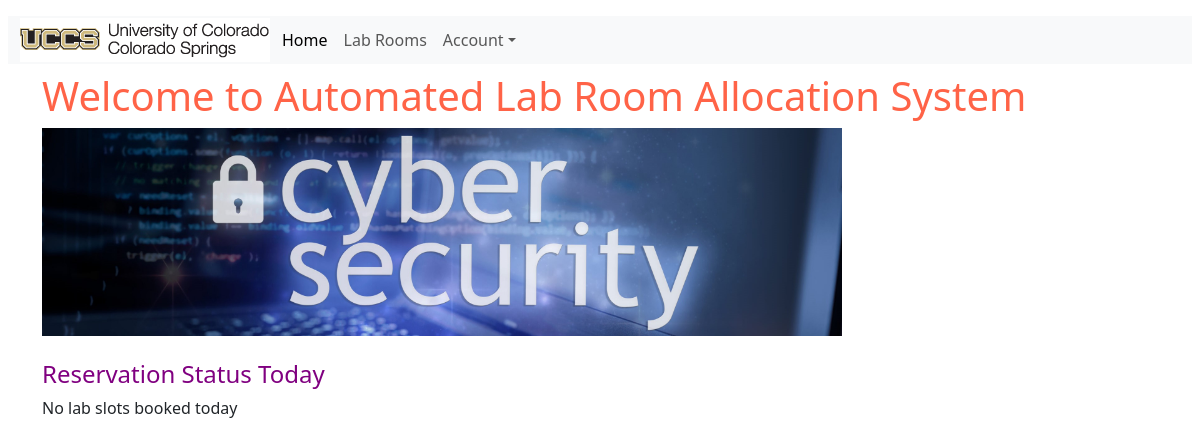
The app's page /, older data.
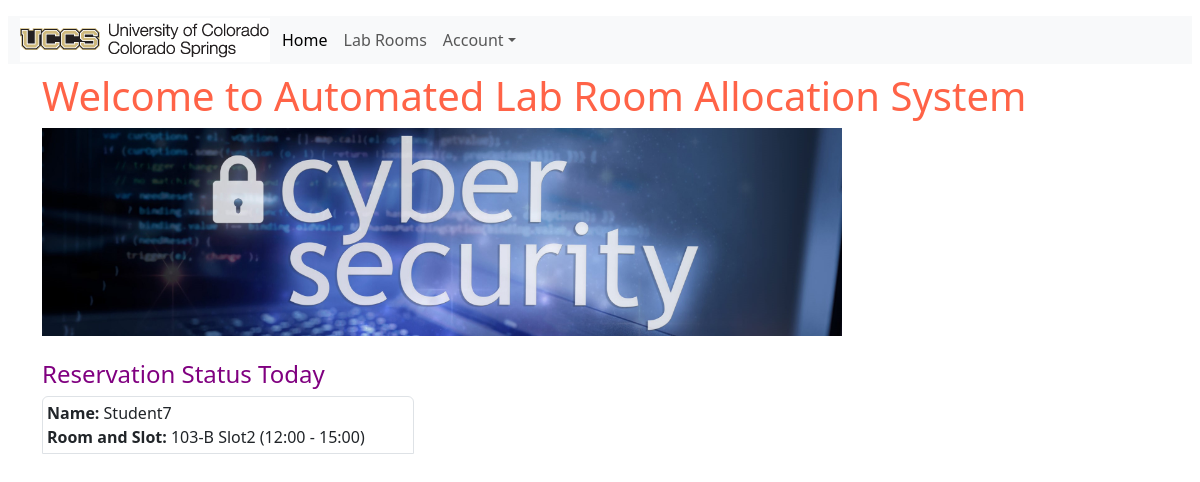
The same page, newer data.
### alras_application/models.py (models this page shows, shortened)
class Student(models.Model):
    MAJOR = (
        ('PhD-CS', 'PhD in Computer Science'),
        ('PhD-Sec', 'PhD in Security'),
        ('MS-CS', 'MS in Computer Science'),
        ('MS-Sec', 'MS in Security'),
    )
    user = models.ForeignKey(User, null=True, on_delete=models.CASCADE)
    name = models.CharField(max_length=200)
    email = models.CharField("UCCS Email", max_length=200)
    major = models.CharField(max_length=200, choices= MAJOR)
    slot = models.ForeignKey(LabRoom, on_delete=models.CASCADE, null=True, blank=True)
    date = models.DateField(null=True,blank=True)
    purpose = models.CharField(max_length=200,null=True)
    class Meta:
        unique_together = ['slot', 'date']

class LabRoom(models.Model):
    ROOMS = (
        ('101-A', 'Room 101-A'),
        ('102-A', 'Room 102-A'),
        ('103-B', 'Room 103-B'),
        ('104-B', 'Room 104-B'),
        ('105-C', 'Room 105-C'),
    )
    title = models.CharField(max_length=10,choices=ROOMS,null=True)
    slot = models.ForeignKey(RoomSlot, on_delete=models.CASCADE, default=None)

class RoomSlot(models.Model):
    SLOTS = (
        ('slot-1', '09:00 - 12:00'),
        ('slot-2', '12:00 - 15:00'),
        ('slot-3', '15:00 - 18:00')
    )
    slot = models.CharField(max_length=200, choices= SLOTS)
    title = models.CharField(max_length=200)

### alras_application/views.py (the view)
# urls.py: path('', views.index, name='index'),
def index(request):
    today = datetime.now().date()
    student_active_today = Student.objects.filter(date=today)
    return render( request, 'alras_application/index.html',{'student_active_today':student_active_today})

### alras_application/context_processors.py (called while the page is built)
def message_processor(request):
    if request.user.is_authenticated:
        no_msgs = 1
    else:
        no_msgs = 0
    return {
        'message' : no_msgs
    }

### alras_application/templates/alras_application/index.html (shortened to what this page needs)
{% extends "alras_application/base_template.html" %}
{% block content %}
<div class="container justify-content-center">
<h1 style="color:tomato;">Welcome to Automated Lab Room Allocation System</h1>
<img src="static/images/cyberLab_r.jpeg" class="img-fluid" alt="Cinque Terre" width="800" height="600">
</div>
<br>
<div class="container justify-content-center">
<h4 style="color:purple;">Reservation Status Today</h4>
{%if student_active_today %}
{% for i in student_active_today %}
<div class="col-sm-4 p-1 border rounded-top">
    <div class="container-fluid-sm">
    <strong>Name:</strong> {{i.name}}
    <strong>Room and Slot: </strong>{{ i.slot.title}} {{ i.slot.slot.title}}
    </div>
</div>
{% endfor %}
{%else%}
    <p>No lab slots booked today</p>
</div>
{%endif%}
{% endblock %}

### alras_application/templates/alras_application/base_template.html (shortened to what this page needs)
{% load static %}
<!DOCTYPE html>
<html lang="en">
<head>
{% load bootstrap5 %}
{% bootstrap_css %}
</head>
<body>
<div class="container-fluid p-2">
<nav class="navbar navbar-expand-lg bg-secondary-tertiary">
<div class="container-fluid bg-light">
<img src="{% static 'images/uccs_logo.gif' %}">
<div class="collapse navbar-collapse" id="navbarNav">
<ul class="navbar-nav justify-content-center p-1">
<li class="nav-item">
<a class="nav-link active" aria-current="page" href="{% url 'index' %}">Home</a>
</li>
<li class="nav-item">
<a class="nav-link" href="{% url 'labroom' %}">Lab Rooms</a>
</li>
<li class="nav-item dropdown">
  {% if message %}
  <a class="nav-link dropdown-toggle" href="#" role="button" data-bs-toggle="dropdown">{{user}}</a>
  <ul class="dropdown-menu">
    <a class="dropdown-item" href="{% url 'user_page' %}">My Reservations</a>
    <a class="dropdown-item" href="{% url 'logout' %}">Log Out</a>
  {% else %}
    <a class="nav-link dropdown-toggle" href="#" role="button" data-bs-toggle="dropdown">Account</a>
  {% endif %}
</li>
</div>
</div>
</nav>
{% block content %}
{% endblock %}
</div>
</body>
</html>

Row changes from the older to the newer data that the page shows:
added Student: name "Student7", slot "103-B", slot.slot "Slot2 (12:00 - 15:00)"
Text that changed along with them:
text no longer shown: "No lab slots booked today"
